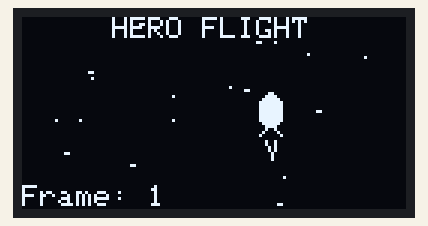
A sketch run on a simulated Arduino Uno, built with avr-gcc and run on an emulated ATmega328P. Parts: 128×64 one-colour display. Random numbers use the default seed unless the sketch sets one.

Above: at 0.23 s.
At 4.85 s:
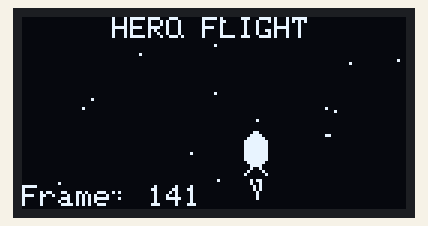
At 9.81 s:
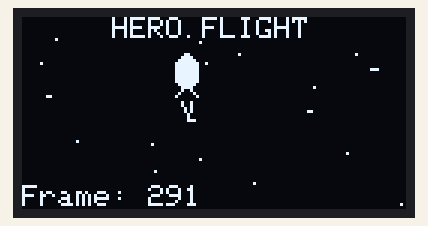
At 19.71 s:
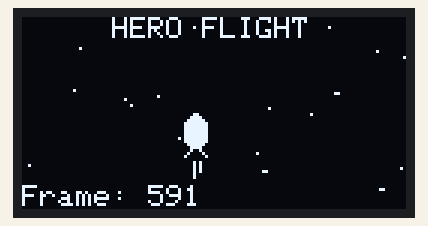
At 29.62 s:
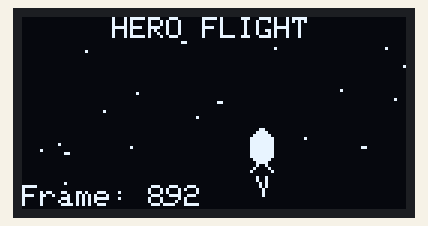
At 39.53 s:
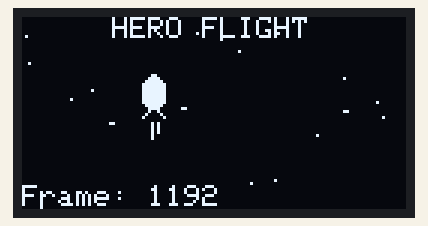

The sketch:

Day26_Animation.ino
```cpp
/* ###########################################################
   ###   30 DAYS LOST IN SPACE - INVENTR.IO                 ###
   ###   DAY 26: ANIMATION - Frame-based sprite movement    ###
   ###   Learn animation timing and starfield effects       ###
   ###   Last Updated: 30-12-2024                           ###
   ########################################################### */

#include <Wire.h>
#include <Adafruit_GFX.h>
#include <Adafruit_SSD1306.h>

/* ###########################################################
   ###   1. Display Configuration                           ###
   ########################################################### */

#define SCREEN_WIDTH 128
#define SCREEN_HEIGHT 64
#define OLED_RESET -1
#define SCREEN_ADDRESS 0x3C

Adafruit_SSD1306 display(SCREEN_WIDTH, SCREEN_HEIGHT, &Wire, OLED_RESET);

/* ###########################################################
   ###   2. Sprite Data                                     ###
   ########################################################### */

// Rocket sprite 8x16
const unsigned char PROGMEM rocketSprite[] = {
  0x18, 0x3C, 0x7E, 0xFF, 0xFF, 0xFF, 0xFF, 0xFF,
  0xFF, 0xFF, 0x7E, 0x3C, 0x24, 0x42, 0x81, 0x00
};

/* ###########################################################
   ###   3. Star System                                     ###
   ########################################################### */

struct Star {
  int x;
  int y;
  int speed;
};

Star stars[20];

/* ###########################################################
   ###   4. Animation Variables                             ###
   ########################################################### */

float rocketX = 60;
float rocketY = 24;
float rocketVelX = 0;
float rocketVelY = 0;

unsigned long lastFrame = 0;
const int FRAME_DELAY = 33;  // ~30 FPS

/* ###########################################################
   ###   5. Setup Function                                  ###
   ########################################################### */

void setup() {
  Serial.begin(9600);

  if (!display.begin(SSD1306_SWITCHCAPVCC, SCREEN_ADDRESS)) {
    Serial.println(F("SSD1306 allocation failed"));
    for (;;);
  }

  // Initialize stars
  for (int i = 0; i < 20; i++) {
    stars[i].x = random(0, SCREEN_WIDTH);
    stars[i].y = random(0, SCREEN_HEIGHT);
    stars[i].speed = random(1, 4);
  }

  display.clearDisplay();
  display.setTextColor(SSD1306_WHITE);
}

/* ###########################################################
   ###   6. Helper Functions                                ###
   ########################################################### */

void updateStars() {
  for (int i = 0; i < 20; i++) {
    stars[i].x -= stars[i].speed;
    if (stars[i].x < 0) {
      stars[i].x = SCREEN_WIDTH;
      stars[i].y = random(0, SCREEN_HEIGHT);
      stars[i].speed = random(1, 4);
    }
  }
}

void drawStars() {
  for (int i = 0; i < 20; i++) {
    if (stars[i].speed > 2) {
      display.drawPixel(stars[i].x, stars[i].y, SSD1306_WHITE);
      display.drawPixel(stars[i].x + 1, stars[i].y, SSD1306_WHITE);
    } else {
      display.drawPixel(stars[i].x, stars[i].y, SSD1306_WHITE);
    }
  }
}

void updateRocket() {
  // Simple oscillation pattern
  static float angle = 0;
  angle += 0.1;

  rocketY = 24 + sin(angle) * 15;
  rocketX = 60 + cos(angle * 0.5) * 20;
}

void drawRocket() {
  display.drawBitmap((int)rocketX, (int)rocketY, rocketSprite, 8, 16, SSD1306_WHITE);

  // Draw exhaust flame (alternating)
  if ((millis() / 100) % 2 == 0) {
    display.drawLine(rocketX + 2, rocketY + 16, rocketX + 4, rocketY + 20, SSD1306_WHITE);
    display.drawLine(rocketX + 5, rocketY + 16, rocketX + 4, rocketY + 22, SSD1306_WHITE);
  } else {
    display.drawLine(rocketX + 3, rocketY + 16, rocketX + 3, rocketY + 21, SSD1306_WHITE);
    display.drawLine(rocketX + 5, rocketY + 16, rocketX + 5, rocketY + 19, SSD1306_WHITE);
  }
}

/* ###########################################################
   ###   7. Main Loop                                       ###
   ########################################################### */

void loop() {
  if (millis() - lastFrame < FRAME_DELAY) {
    return;
  }
  lastFrame = millis();

  // Update
  updateStars();
  updateRocket();

  // Draw
  display.clearDisplay();

  // Title
  display.setCursor(30, 0);
  display.setTextSize(1);
  display.print(F("HERO FLIGHT"));

  // Stars background
  drawStars();

  // Rocket
  drawRocket();

  // Status bar
  display.setCursor(0, 56);
  display.print(F("Frame: "));
  display.print(millis() / FRAME_DELAY);

  display.display();
}

/* ###########################################################
   ###           END OF DAY 26 - ANIMATION                  ###
   ########################################################### */
```
